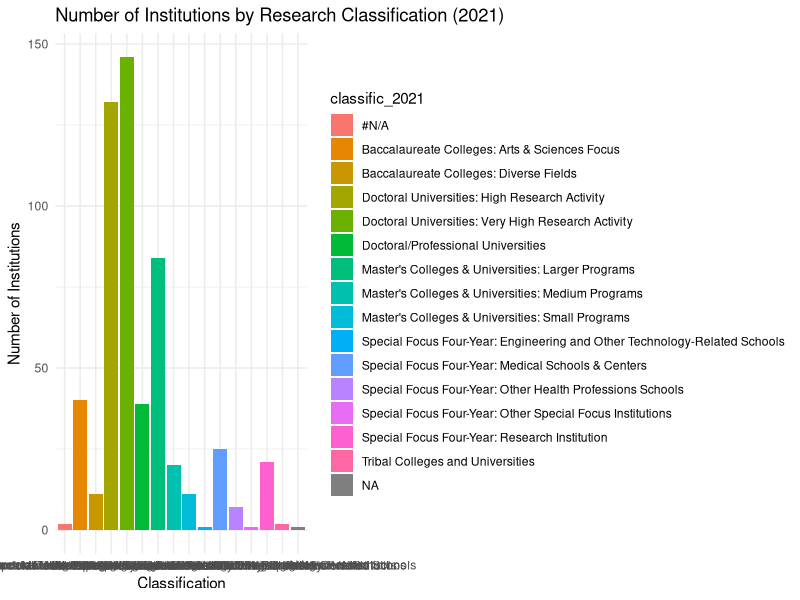
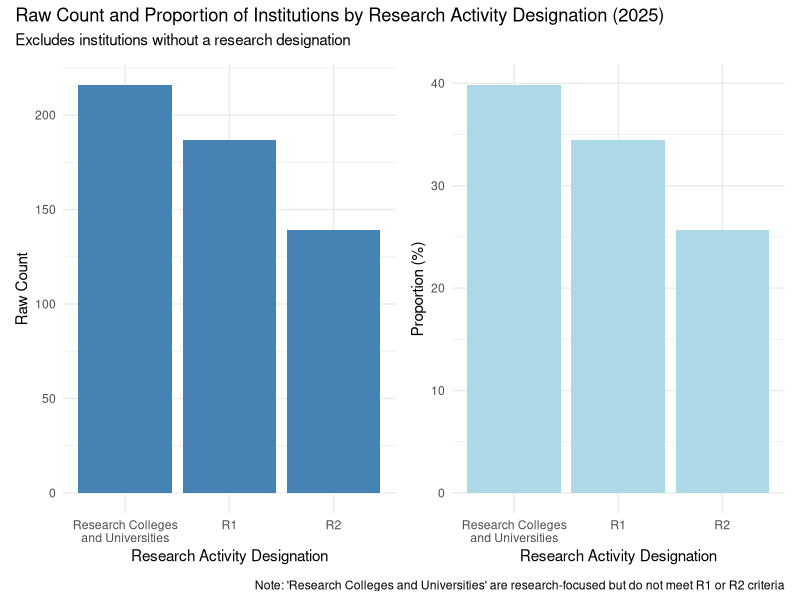
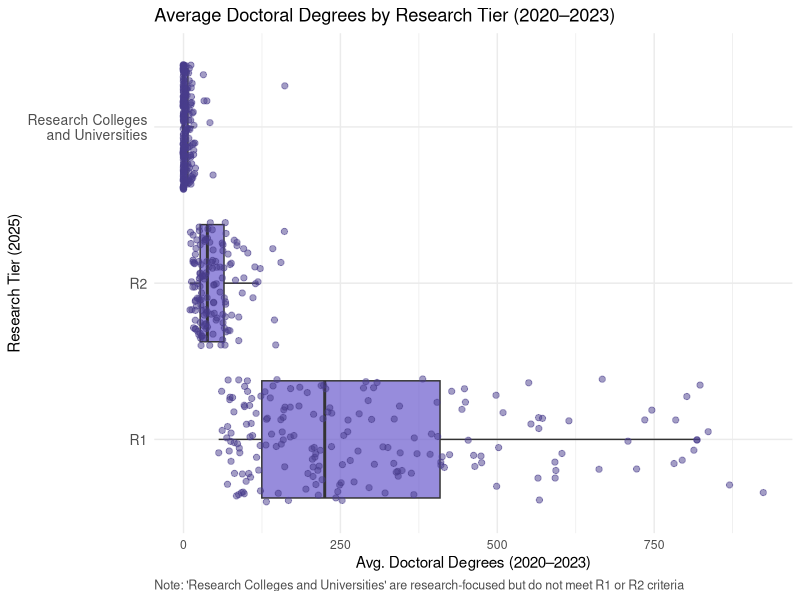

Generate these figures, in order, with R: (Note: this script raises an error after producing the figures.)
## ---- chunk 1
#install.packages("patchwork")
## ---- chunk 2
library(tidyverse)
library(readr)
library(tidyr)
library(dplyr)
library(lubridate)  # for Datetime formatting
library(stringr)  # for extracting URL
library(patchwork)  # for putting multiple graphs on one fig
## ---- chunk 3
classification_stats <- read_csv("carnegie_classification_stats - CLEAN.csv")

spending_doctorate_awards <- read_csv("carnegie_spending_doctorate_awards - CLEAN.csv")
## ---- chunk 4
#head(classification_stats)
colnames(classification_stats)
summary(classification_stats)

head(spending_doctorate_awards)
colnames(spending_doctorate_awards)
summary(spending_doctorate_awards)
## ---- chunk 5
classification_df <- data.frame(classification_stats)
class(classification_df)

spending_df <- data.frame(spending_doctorate_awards)
class(spending_df)
## ---- chunk 6
# Confirming column names on what to join by
colnames(classification_df)
colnames(spending_df)
## ---- chunk 7
# Perform full join on 'unitid'
combined_df <- full_join(classification_df, spending_df, by = "unitid")

# Confirm join and notice duplicate column names
colnames(combined_df)
## ---- chunk 8
# Duplicate School Names (there are 12)
combined_df %>%
  filter(name.x != name.y) %>%
  select(unitid, name.x, name.y)

# Duplicate City Names (there is 1, 'Des Moines' and 'West Des Moines')
combined_df %>%
  filter(city.x != city.y ) %>%
  select(unitid, city.x, city.y)

# Duplicate State Names (there are no duplicates)
combined_df %>%
  filter(state.x != state.y) %>%
  select(unitid, state.x, state.y)

# Create a new dataframe for mismatched rows
mismatched <- combined_df %>%
  filter(name.x != name.y | city.x != city.y | state.x != state.y) %>%
  select(unitid, name.x, name.y, city.x, city.y, state.x, state.y)

# View the mismatched rows
print(mismatched)

## ---- chunk 9
# Function to replace NULL with NA

replace_null_with_na <- function(x) {
  if (is.list(x)) {
    # Apply recursively if it's a list (to handle nested data frames)
    return(lapply(x, replace_null_with_na))
  } else if (is.null(x)) {
    return(NA)  # Replace NULL with NA
  } else {
    return(x)  # Otherwise, return the value unchanged
  }
}

# Use it to apply to a data frame
combined_df_na <- combined_df %>%
  mutate(across(everything(), replace_null_with_na))

# View the result
summary(combined_df_na)
## ---- chunk 10
# Display a table of the count of missing values (NAs) per column
missing_data <- combined_df_na %>% 
  summarise(across(everything(), ~ sum(is.na(.)))) %>%
  gather(key = "column_name", value = "NAs")

print(missing_data)
## ---- chunk 11
combined_df_na %>%
  count(classific_2021) %>%
  ggplot(aes(x = classific_2021, y = n, fill = classific_2021)) +
  geom_bar(stat = "identity") +
  labs(title = "Number of Institutions by Research Classification (2021)",
       x = "Classification", y = "Number of Institutions") +
  theme_minimal()
## ---- chunk 12
library(ggplot2)
library(dplyr)
library(patchwork)

# Prepare the data and drop NA
plot_data <- combined_df_na %>%
  filter(!is.na(research_tier_2025)) %>%
  mutate(
    research_tier_2025 = factor(
      research_tier_2025,
      levels = c("Research Colleges and Universities",
                 "Research 1: Very High Research Spending and Doctorate Production", 
                 "Research 2: High Research Spending and Doctorate Production")
    )
  ) %>%
  count(research_tier_2025) %>%
  mutate(percentage = n / sum(n) * 100)  # Calculate percentage for pie chart

# Raw count bar plot
raw_count_plot <- ggplot(plot_data, aes(x = research_tier_2025, y = n)) +
  geom_bar(stat = "identity", fill = "steelblue") +
  labs(
    x = "Research Activity Designation",
    y = "Raw Count"
  ) +
  theme_minimal() +
  scale_x_discrete(labels = c(
    "Research Colleges and Universities" = "Research Colleges\nand Universities", 
    "Research 1: Very High Research Spending and Doctorate Production" = "R1", 
    "Research 2: High Research Spending and Doctorate Production" = "R2"
  ))

# Proportional bar plot (percentage)
proportional_plot <- ggplot(plot_data, aes(x = research_tier_2025, y = percentage)) +
  geom_bar(stat = "identity", fill = "lightblue") +
  labs(
    x = "Research Activity Designation",
    y = "Proportion (%)"
  ) +
  theme_minimal() +
  scale_x_discrete(labels = c(
    "Research Colleges and Universities" = "Research Colleges\nand Universities", 
    "Research 1: Very High Research Spending and Doctorate Production" = "R1", 
    "Research 2: High Research Spending and Doctorate Production" = "R2"
  ))

# Combine the two plots and add a single title, subtitle, and caption for the whole figure
combined_plot <- raw_count_plot + proportional_plot + 
  plot_layout(guides = 'collect') +
  plot_annotation(
    title = "Raw Count and Proportion of Institutions by Research Activity Designation (2025)",
    subtitle = "Excludes institutions without a research designation",
    caption = "Note: 'Research Colleges and Universities' are research-focused but do not meet R1 or R2 criteria"
  )

# Print the combined plot
combined_plot

## ---- chunk 13
# Clean data and relabel tiers
clean_df <- combined_df_na %>%
  filter(!is.na(avg_num_doc_degrees_2020_2023), !is.na(research_tier_2025)) %>%
  mutate(
    research_tier_2025 = recode(
      research_tier_2025,
      "Research 1: Very High Research Spending and Doctorate Production" = "R1",
      "Research 2: High Research Spending and Doctorate Production" = "R2",
      "Research Colleges and Universities" = "Research Colleges\nand Universities"
    )
  )

# Plot with horizontal box and whiskers
ggplot(clean_df, aes(x = avg_num_doc_degrees_2020_2023, y = research_tier_2025)) +
  geom_boxplot(fill = "slateblue", alpha = 0.7, outlier.shape = NA) +
  geom_jitter(color = "darkslateblue", alpha = 0.5, size = 1.8) +
  labs(
    title = "Average Doctoral Degrees by Research Tier (2020–2023)",
    x = "Avg. Doctoral Degrees (2020–2023)",
    y = "Research Tier (2025)",
    caption = "Note: 'Research Colleges and Universities' are research-focused but do not meet R1 or R2 criteria"
  ) +
  theme_minimal() +
  theme(
    plot.caption = element_text(hjust = 0, size = 9, color = "gray30"),
    axis.text.y = element_text(size = 10)
  )
## ---- chunk 14
#By Colin Thompson

#This histogram displays the distribution of spending for the fiscal year of 2022. This could be used to find the highest amounts of research spending institutions may have. It could also show popular spending ranges for that year. This could then be overall useful in showing what on average is a good range for spending on research.

# Using Reg-ex and turning values numeric for herd_fy22 data
df1$herd_fy22 <- as.numeric(gsub("[$,]", "", df1$herd_fy22))

ggplot(df1, aes(x = herd_fy22)) +
  geom_histogram(bins = 20) +
  labs(title = "Histogram of HERD Spending in FY22",
       x = "HERD Spending (in Billions)",
       y = "Number of Institutions") +
  theme_minimal() 
## ---- chunk 15
# Calculate the counts without proportions
clean_df_long <- clean_df_long %>%
  group_by(academic_year) %>%
  mutate(total_degrees = sum(num_doc_degrees)) %>%
  ungroup()

# Stacked bar graph of Doctoral Degrees by Research Tier and Academic Year with regular counts
ggplot(clean_df_long, aes(x = academic_year, y = num_doc_degrees, fill = research_tier_2025)) +
  geom_bar(stat = "identity", position = "stack") +  # Stack the bars
  labs(
    title = "Doctoral Degrees Conferred by Research Tier and Academic Year (2020–2023)",
    x = "Academic Year",
    y = "Count of Doctoral Degrees",
    fill = "Research Tier",
    caption = "Note: 'Research Colleges and Universities' are research-focused but do not meet R1 or R2 criteria"
  ) +
  theme_minimal() +
  theme(
    plot.caption = element_text(hjust = 0, size = 9, color = "gray30"),
    axis.text.x = element_text(size = 10)  # No angle on x-axis labels
  ) +
  scale_x_discrete(
    labels = c("num_doc_degrees_2020_2021" = "2020-2021",
               "num_doc_degrees_2021_2022" = "2021-2022",
               "num_doc_degrees_2022_2023" = "2022-2023")
  ) +
  scale_y_continuous(
    limits = c(0, 80000),
    expand = c(0, 0)
  )
